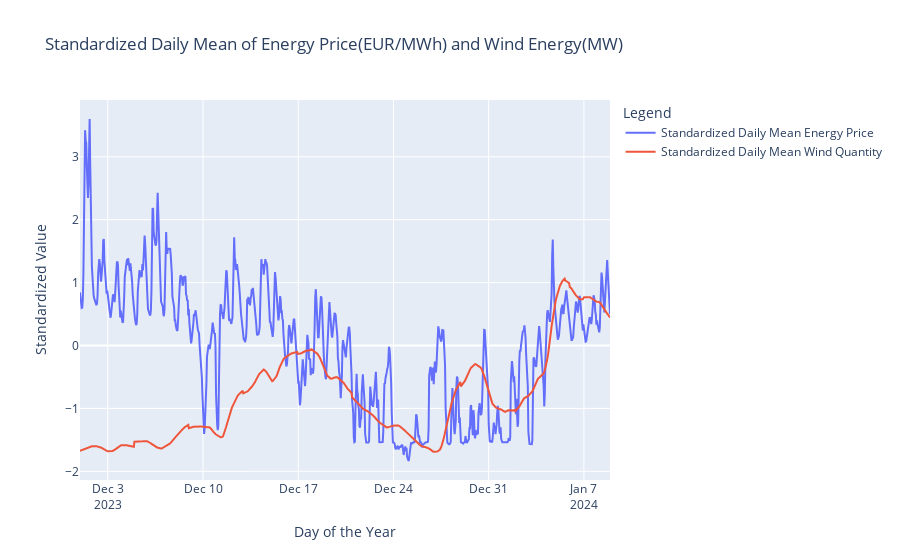

Write notebook code for a chart like this one.
### Markdown cell above
#### Wykres - ustandaryzowana średnia dzienna cena energii i produkcja energii wiatrowej

### Code cell
daily_prices = (
    prices_df.groupBy("actual_datetime")
    .agg(mean(col("price_amount")).alias("mean_price"))
    .orderBy("actual_datetime")
)

daily_wind = (
    wind_df.groupBy("actual_datetime")
    .agg(mean(col("quantity")).alias("mean_quantity"))
    .orderBy("actual_datetime")
)

# calculate mean and standard deviation for price
price_stats = daily_prices.agg(
    mean("mean_price").alias("mean"), stddev("mean_price").alias("stddev")
).first()
mean_price, stddev_price = price_stats["mean"], price_stats["stddev"]

# calculate mean and standard deviation for wind quantity
wind_stats = daily_wind.agg(
    mean("mean_quantity").alias("mean"), stddev("mean_quantity").alias("stddev")
).first()
mean_wind, stddev_wind = wind_stats["mean"], wind_stats["stddev"]

# standardize the data
daily_prices = daily_prices.withColumn(
    "std_mean_price", (col("mean_price") - mean_price) / stddev_price
)
daily_wind = daily_wind.withColumn(
    "std_mean_quantity", (col("mean_quantity") - mean_wind) / stddev_wind
)

std_daily_prices_data = daily_prices.collect()
std_daily_wind_data = daily_wind.collect()

days = [row["actual_datetime"] for row in std_daily_prices_data]
std_daily_mean_prices = [row["std_mean_price"] for row in std_daily_prices_data]
std_daily_mean_wind = [row["std_mean_quantity"] for row in std_daily_wind_data]

trace_std_daily_prices = go.Scatter(
    x=days,
    y=std_daily_mean_prices,
    mode="lines",
    name="Standardized Daily Mean Energy Price",
)
trace_std_daily_wind = go.Scatter(
    x=days,
    y=std_daily_mean_wind,
    mode="lines",
    name="Standardized Daily Mean Wind Quantity",
)

fig = go.Figure(data=[trace_std_daily_prices, trace_std_daily_wind])

fig.update_layout(
    title="Standardized Daily Mean of Energy Price (EUR/MWh) and Wind Energy (MW)",
    xaxis_title="Day of the Year",
    yaxis_title="Standardized Value",
    legend_title="Legend",
)

fig.show()

### Figure 1 — Plotly figure (JSON) as saved in the notebook; plotly's stock layout.template omitted (floating-point values rounded to 4 significant figures; data arrays with more than 128 entries replaced by an {"elided": "..."} marker saying what was removed)
{"data": [{"mode": "lines", "name": "Standardized Daily Mean Energy Price", "type": "scatter", "x": {"elided": "936 str values"}, "y": {"elided": "936 float values"}}, {"mode": "lines", "name": "Standardized Daily Mean Wind Quantity", "type": "scatter", "x": {"elided": "936 str values"}, "y": {"elided": "3744 float values"}}], "layout": {"autosize": true, "legend": {"title": {"text": "Legend"}}, "title": {"text": "Standardized Daily Mean of Energy Price(EUR/MWh) and Wind Energy(MW)"}, "xaxis": {"autorange": true, "range": ["2023-11-30 23:00", "2024-01-08 22:00"], "title": {"text": "Day of the Year"}, "type": "date"}, "yaxis": {"autorange": true, "range": [-2.138, 3.903], "title": {"text": "Standardized Value"}, "type": "linear"}}}
